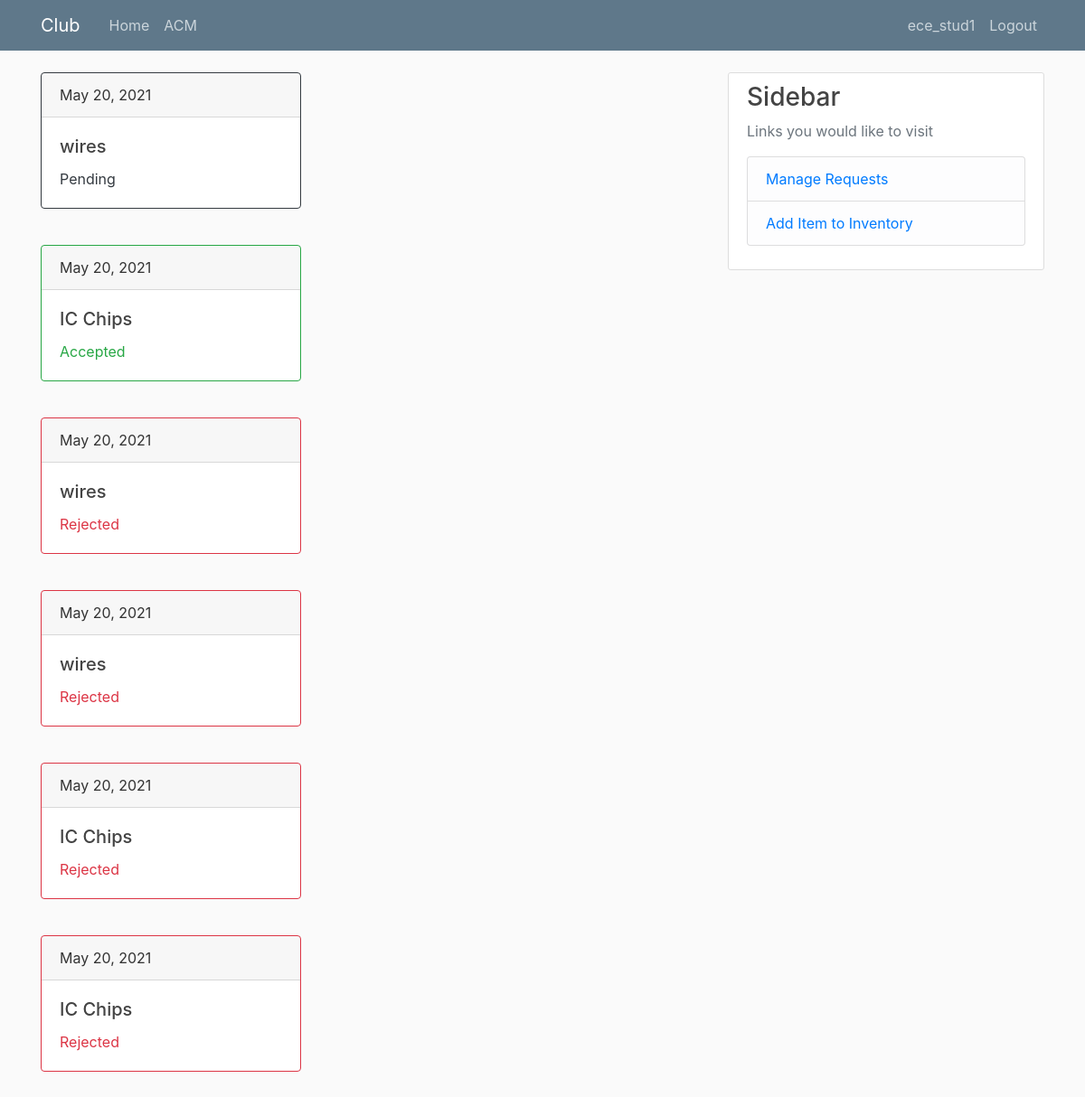
Page /user/Your-Inventory/ (signed in) on the committed database.
### User/models.py (models this page shows, shortened)
class User(AbstractBaseUser):
    YEAR = (
        (1, 'First Year'),
        (2, 'Second Year'),
        (3, 'Third Year'),
        (4, 'Fourth Year')
    )
    userName         = models.CharField(verbose_name = "Username", max_length = 27, unique = True)
    email            = models.CharField(verbose_name = 'Email Address', max_length = 27, unique = True)
    name             = models.CharField(verbose_name = 'First Name',max_length = 27)
    year             = models.IntegerField(verbose_name = 'Year', choices = YEAR, default = 2)
    roll             = models.CharField(verbose_name = 'Roll Number', max_length = 10)
    department       = models.CharField(verbose_name = 'Department', max_length = 20)
    mobileNumber     = models.CharField(verbose_name = 'Mobile Number',max_length = 27 ,unique = True)
    club             = models.ForeignKey(Club, default = None, on_delete = models.SET_NULL ,related_name = 'Club_Member', null = True, blank = True)
    is_convener      = models.BooleanField(default = False)
    is_active        = models.BooleanField(default = True)
    is_admin         = models.BooleanField(default = False)
    objects = CustUserManager()
    USERNAME_FIELD  = 'userName'
    REQUIRED_FIELDS = ['email', 'name', 'roll', 'year', 'department', 'mobileNumber', ]

### Club/models.py (models this page shows, shortened)
class Club(models.Model):
    name        = models.CharField(verbose_name = 'Club Name', max_length = 24)
    convener    = models.ForeignKey("User.User", default = None, on_delete = models.SET_NULL, related_name = 'Convener', null = True, blank = True)
    dateCreated = models.DateField(default = timezone.now)
    def __str__(self):
        return self.name

class ItemRequest(models.Model):
    memberID    = models.ForeignKey("User.User", on_delete = models.CASCADE)
    itemID      = models.ForeignKey(Items, on_delete = models.CASCADE)
    createdOn   = models.DateField(default=timezone.now)
    requested   = models.IntegerField(verbose_name="Number of requested items ")
    club        = models.ForeignKey(Club, on_delete = models.CASCADE)
    status      = models.ForeignKey(RequestStatus, on_delete = models.CASCADE)

class Items(models.Model):
    name     = models.CharField(verbose_name = 'Item Name', max_length = 200, unique = False)
    quantity = models.IntegerField(verbose_name = 'Quantity')
    club     = models.ForeignKey(Club, on_delete = models.CASCADE, related_name = 'item_club')

class RequestStatus(models.Model):
    description = models.CharField(max_length=27)

### User/views.py (the view)
# urls.py: path("Your-Inventory/", YourInventory, name = 'Your Inventory'),
def YourInventory(request):
    user = request.user
    requestsPending = ItemRequest.objects.filter(memberID = user).filter(status = RequestStatus.objects.all()[1])
    requestsAccepted = ItemRequest.objects.filter(memberID = user).filter(status = RequestStatus.objects.all()[0])
    requestsRejected = ItemRequest.objects.filter(memberID = user).filter(status = RequestStatus.objects.all()[2])
    context = {'pending':requestsPending, 'accepted' : requestsAccepted, 'rejected' : requestsRejected}
    return render(request, 'User/Inventory.html', context)

### User/templates/User/Inventory.html
{% extends "User/Base.html" %}
{% block content %}
{% for p in pending %}
<div class="card border-dark mb-3" style="max-width: 18rem;">
  <div class="card-header">{{ p.createdOn }}</div>
  <div class="card-body text-dark">
    <h5 class="card-title">{{ p.itemID.name }}</h5>
    <p class="card-text">{{ p.status.description }}</p>
  </div>
</div>
<br>
{% endfor %}
{% for p in accepted %}
<div class="card border-success mb-3" style="max-width: 18rem;">
  <div class="card-header">{{ p.createdOn }}</div>
  <div class="card-body text-success">
    <h5 class="card-title">{{ p.itemID.name }}</h5>
    <p class="card-text">{{ p.status.description }}</p>
  </div>
</div>
<br>
{% endfor %}
{% for p in rejected %}
<div class="card border-danger mb-3" style="max-width: 18rem;">
  <div class="card-header">{{ p.createdOn }}</div>
  <div class="card-body text-danger">
    <h5 class="card-title">{{ p.itemID.name }}</h5>
    <p class="card-text">{{ p.status.description }}</p>
  </div>
</div>
<br>
{% endfor %}
{% endblock content %}

### User/templates/User/Base.html (shortened to what this page needs)
{% load static %}
<!DOCTYPE html>
<html>
<head>
    <link rel="stylesheet" href="https://maxcdn.bootstrapcdn.com/bootstrap/4.0.0/css/bootstrap.min.css">
    <link rel="stylesheet" type="text/css" href="{% static 'User/main.css' %}">
</head>
<body>
    <header class="site-header">
      <nav class="navbar navbar-expand-md navbar-dark bg-steel fixed-top">
        <div class="container">
          <a class="navbar-brand mr-4" href="{% url 'home' %}">Club</a>
          <div class="collapse navbar-collapse" id="navbarToggle">
            <div class="navbar-nav mr-auto">
              <a class="nav-item nav-link" href="{% url 'home' %}">Home</a>
              {% if user.is_authenticated %}
                {% if user.is_convener %}
                  <a class="nav-item nav-link" href="{% url 'Club Details' %}">{{ user.club }}</a>
                {% else %}
                  <a class="nav-item nav-link" href="{% url 'Your Inventory' %}">Your Inventory</a>
                {% endif %}
              {% endif %}
            </div>
            <div class="navbar-nav">
            {% if user.is_authenticated %}
                <a class="nav-item nav-link" href="{% url 'Your Profile' %}">{{ user.userName }}</a>
                <a class="nav-item nav-link" href="{% url 'logout' %}">Logout</a>
            {% else %}
                <a class="nav-item nav-link" href="{% url 'login' %}">Login</a>
                <a class="nav-item nav-link" href="{% url 'register' %}">Register</a>
            {% endif %}
            </div>
          </div>
        </div>
      </nav>
    </header>
    <main role="main" class="container">
      <div class="row">
        <div class="col-md-8">
          {% block content %}{% endblock %}
        </div>
        <div class="col-md-4">
          <div class="content-section">
            <h3>Sidebar</h3>
            <p class='text-muted'>Links you would like to visit
              <ul class="list-group">
              {% if user.is_convener %}
                <li class="list-group-item list-group-item-light"><a href = "{% url 'Manage Request' %}">Manage Requests</a></li>
                <li class="list-group-item list-group-item-light"><a href = "{% url 'Add Item' %}">Add Item to Inventory</a></li>
              {% endif %}
              </ul>
            </p>
          </div>
        </div>
      </div>
    </main>
</body>
</html>

### User/static/User/main.css (style rules this page uses)
body { background: #fafafa; color: #333333; margin-top: 5rem; margin-bottom: 120px; }
h1, h2, h3, h4, h5, h6 { color: #444444; }
ul { margin: 0; }
.bg-steel { background-color: #5f788a; }
.site-header .navbar-nav .nav-link { color: #cbd5db; }
.content-section { background: #ffffff; padding: 10px 20px; border: 1px solid #dddddd; border-radius: 3px; margin-bottom: 20px; }

### rows in the picture
User: club "ACM", userName "ece_stud1"
ItemRequest: createdOn "May 20, 2021", itemID.name "wires", status.description "Pending"
ItemRequest: createdOn "May 20, 2021", itemID.name "IC Chips", status.description "Accepted"
ItemRequest: createdOn "May 20, 2021", itemID.name "wires", status.description "Rejected"
ItemRequest: createdOn "May 20, 2021", itemID.name "wires", status.description "Rejected"
ItemRequest: createdOn "May 20, 2021", itemID.name "IC Chips", status.description "Rejected"
ItemRequest: createdOn "May 20, 2021", itemID.name "IC Chips", status.description "Rejected"
